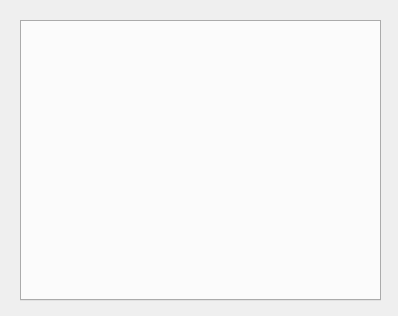
<?xml version="1.0" encoding="UTF-8"?>
<ui version="4.0">
 <class>SolenoidSettings</class>
 <widget class="QDialog" name="SolenoidSettings">
  <property name="geometry">
   <rect>
    <x>0</x>
    <y>0</y>
    <width>398</width>
    <height>316</height>
   </rect>
  </property>
  <property name="windowTitle">
   <string>Dialog</string>
  </property>
  <widget class="QTabWidget" name="SolenoidSelection">
   <property name="geometry">
    <rect>
     <x>20</x>
     <y>20</y>
     <width>361</width>
     <height>281</height>
    </rect>
   </property>
   <property name="currentIndex">
    <number>-1</number>
   </property>
  </widget>
 </widget>
 <resources/>
 <connections/>
</ui>
